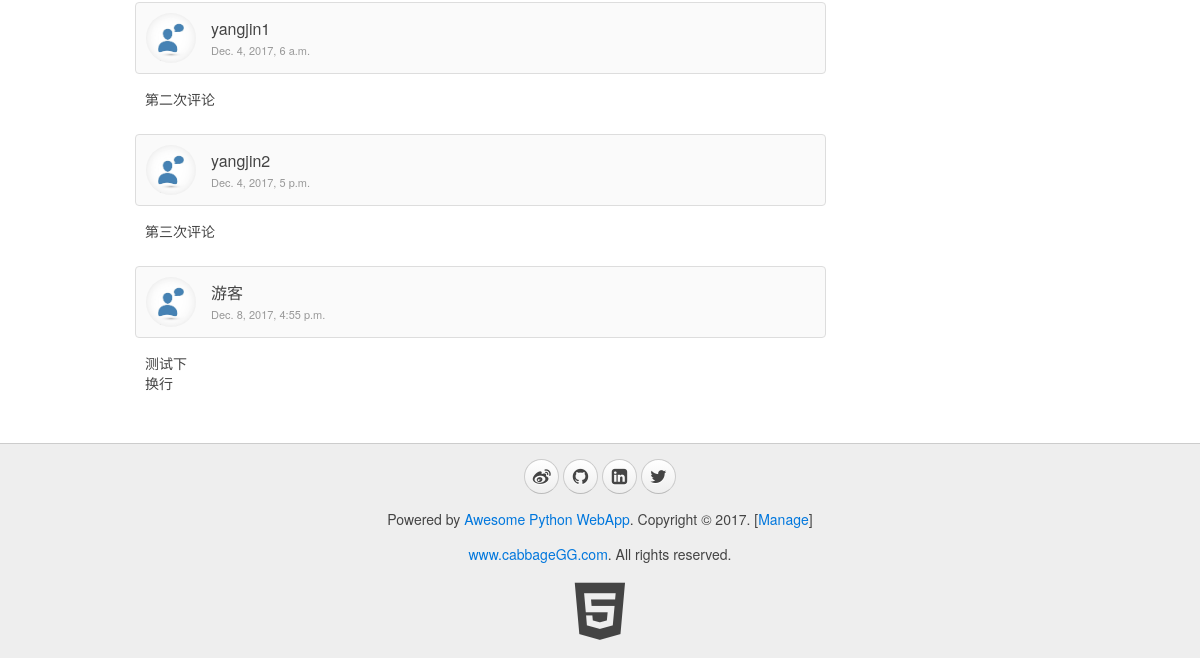
/blog/page/1/ (lower part), run on an earlier commit of the app's database.
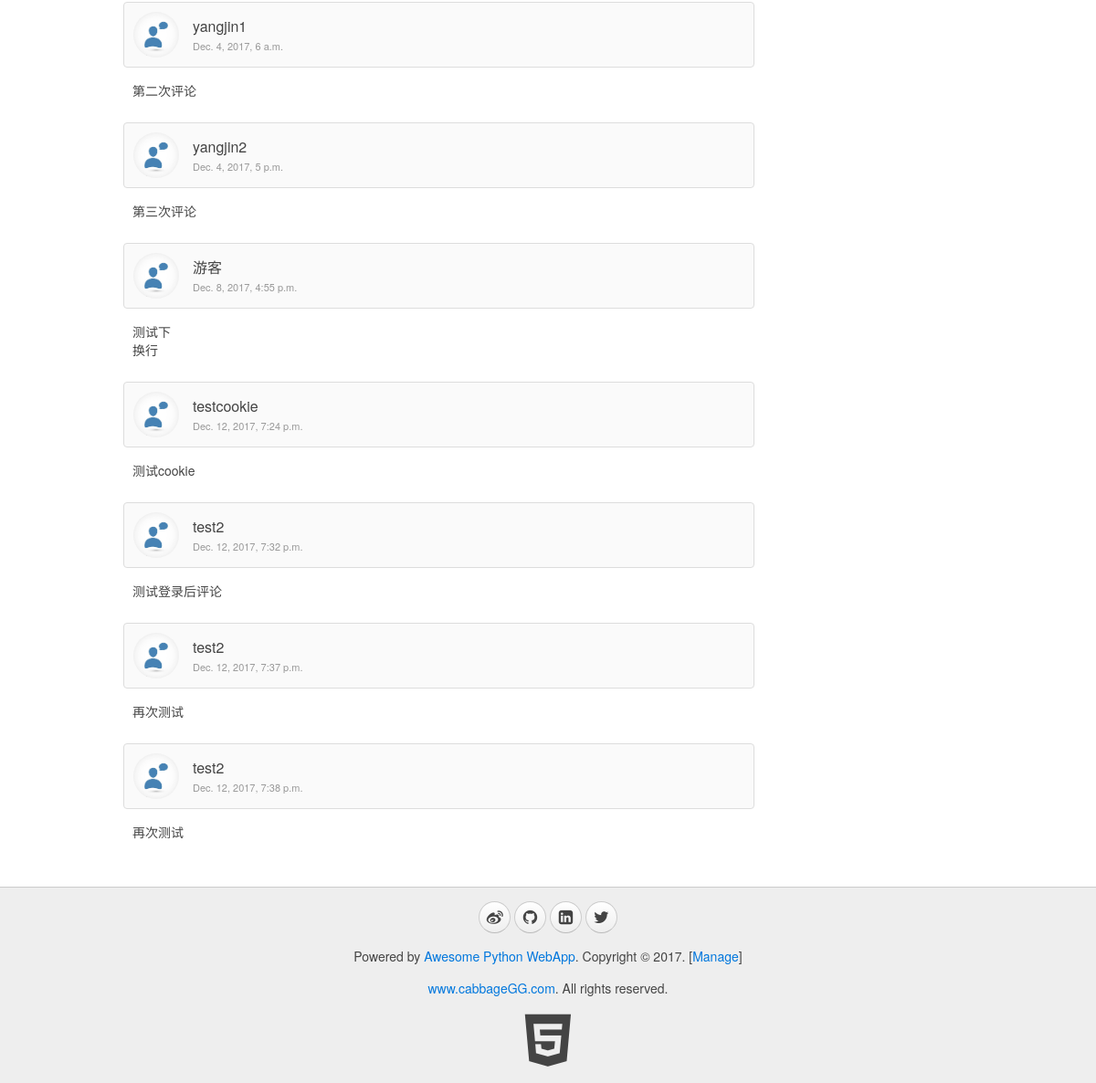
And on a later commit of the database.
### blog/models.py (models this page shows, shortened)
class Comments(models.Model):
    username = models.CharField(max_length=32, default="passinger")
    userimage = models.ImageField(upload_to='img', null=True)
    blog_id = models.IntegerField() #表示他是博客blog_id的评论
    comment_id = models.IntegerField(default=0) #默认为0，表示他是一条评论; 当有comment_id值时，表示他是评论comment_id的留言
    content = models.TextField()
    create_time = models.DateTimeField()

### blog/views.py (the view)
# urls.py: url(r'^page/(?P<blog_id>\d+)/$', views.show_blog, name="show_blog"),
def show_blog(request, blog_id):
    userinfo = ""
    account = request.COOKIES.get("account","")
    if account:
        userinfo = models.User.objects.filter(account=account)[0]
    blog = models.Blog.objects.get(id=blog_id)
    comments = models.Comments.objects.filter(blog_id=blog_id, comment_id=0)
    return render(request, "blog/blog.html", {"blog": blog, "comments":comments, "userinfo":userinfo})

### blog/templates/blog/blog.html (shortened to what this page needs)
{% extends '__base__.html' %}
{% load myfilter %}
{% block content %}
    <div class="uk-width-medium-3-4">
        <ul class="uk-comment-list">
            {% if comments %}
            {% for comment in comments %}
            <li>
                <article class="uk-comment">
                    <header class="uk-comment-header">
                        <img class="uk-comment-avatar uk-border-circle" width="50" height="50" src="{% if comment.userimage %}{{ comment.userimage.url }} {% else %} /media/img/default.jpg {% endif %}">
                        <h4 class="uk-comment-title">{{ comment.username }} {% if comment.username == "cabbageGG" %}(作者){% endif %}</h4>
                        <p class="uk-comment-meta">{{ comment.create_time }}</p>
                    </header>
                    <div class="uk-comment-body">
                        <p>{{ comment.content | linebreaksbr }}</p>
                    </div>
                </article>
            </li>
            {% endfor %}
            {% else %}
            <p>还没有人评论...</p>
            {% endif %}
        </ul>
    </div>
{% endblock %}

What changed in the data, as far as the page shows it:
added Comments: username "testcookie", create_time "Dec. 12, 2017, 7:24 p.m.", content "测试cookie"
added Comments: username "test2", create_time "Dec. 12, 2017, 7:32 p.m.", content "测试登录后评论"
added Comments: username "test2", create_time "Dec. 12, 2017, 7:37 p.m.", content "再次测试"
added Comments: username "test2", create_time "Dec. 12, 2017, 7:38 p.m.", content "再次测试"
